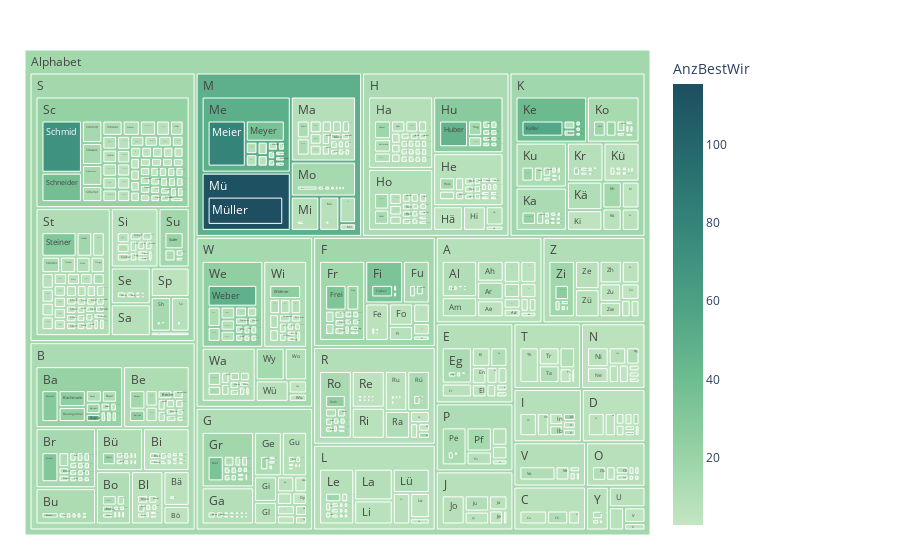

The code cell stored with this chart in its notebook:
### Markdown cell above
### Daten in interaktiver Treemap zeigen
Dazu gibt es eine sehr nützliche Webseite https://plotly.com/python/treemaps/
Zu Farbskalen, siehe: https://plotly.com/python/builtin-colorscales/

### Code cell
df = sel_forpivot
fig = px.treemap(df, path=[px.Constant("Alphabet"), 'FirstLetter', 'FirstTwoLetters', 'Nachname'], values='AnzBestWir',
                color='AnzBestWir', hover_data=['Nachname'],
                color_continuous_scale='blugrn')
                #color_continuous_midpoint=np.average(df['AnzBestWir'], weights=df['AnzBestWir']))
fig.update_traces(root_color="lightgrey")
fig.update_layout(margin = dict(t=50, l=25, r=250, b=25))
fig.show()

### Figure 1 — Plotly figure (JSON) as saved in the notebook; plotly's stock layout.template omitted (floating-point values rounded to 4 significant figures; data arrays with more than 128 entries replaced by an {"elided": "..."} marker saying what was removed)
{"data": [{"branchvalues": "total", "customdata": {"elided": "1162x2 mixed values"}, "domain": {"x": [0, 1], "y": [0, 1]}, "hovertemplate": "labels=%{label}<br>AnzBestWir_sum=%{value}<br>parent=%{parent}<br>id=%{id}<br>Nachname=%{customdata[0]}<br>AnzBestWir=%{color}<extra></extra>", "ids": {"elided": "1162 str values"}, "labels": {"elided": "1162 str values"}, "level": "Alphabet", "marker": {"coloraxis": "coloraxis", "colors": {"elided": "1162 float values"}}, "name": "", "parents": {"elided": "1162 str values"}, "root": {"color": "lightgrey"}, "type": "treemap", "values": {"elided": "1162 int values"}}], "layout": {"autosize": true, "coloraxis": {"colorbar": {"title": {"text": "AnzBestWir"}}, "colorscale": [[0, "rgb(196, 230, 195)"], [0.1667, "rgb(150, 210, 164)"], [0.3333, "rgb(109, 188, 144)"], [0.5, "rgb(77, 162, 132)"], [0.6667, "rgb(54, 135, 122)"], [0.8333, "rgb(38, 107, 110)"], [1, "rgb(29, 79, 96)"]]}, "legend": {"tracegroupgap": 0}, "margin": {"b": 25, "l": 25, "r": 250, "t": 50}}}
